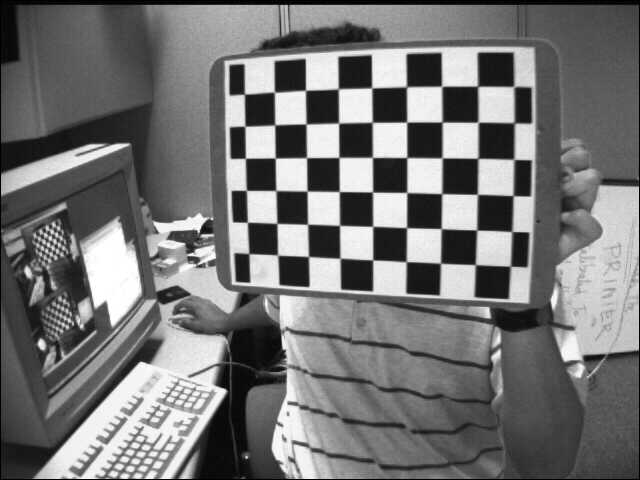
#> input picture 0312/calibration_images/left01.jpg, 640 x 480 px; its folder holds only this picture in this run
$ python 01.Calibration.py
#> lines starting #> are read from the running program, lines starting #| are printed output that depends on the picture; after the words box and inside, x2 and y2 are one past the last pixel; in counts of white or black regions, pixels touching at a corner belong together; long printed decimals are rounded
import cv2                   # OpenCV 라이브러리
import numpy as np           # 배열 처리를 위한 NumPy 라이브러리 불러오기
import glob                  # 파일 검색을 위한 glob 라이브러리 불러오기

# 체크보드 내부 코너 개수 (가로 9, 세로 6)
CHECKERBOARD = (9, 6)

# 체크보드 한 칸 실제 크기 (mm 단위)
square_size = 25.0

# 코너 정밀화 조건 : 반복 최대 30회, 정확도 0.001
criteria = (cv2.TERM_CRITERIA_EPS + cv2.TERM_CRITERIA_MAX_ITER, 30, 0.001)

# 실제 좌표 생성 (z=0, 평면)
objp = np.zeros((CHECKERBOARD[0]*CHECKERBOARD[1], 3), np.float32)  # 모든 점 초기화
objp[:, :2] = np.mgrid[0:CHECKERBOARD[0], 0:CHECKERBOARD[1]].T.reshape(-1, 2)  # x, y 좌표 설정
objp *= square_size

# 저장할 좌표
objpoints = []  # 3D 실제 좌표
imgpoints = []  # 2D 이미지 좌표

# 캘리브레이션에 사용할 이미지 불러오기
images = glob.glob("calibration_images/left*.jpg")  # left로 시작하는 모든 jpg 이미지

img_size = None # 이미지 크기 저장 변수

# -----------------------------
# 1. 체크보드 코너 검출
# -----------------------------
for fname in images:

    img = cv2.imread(fname) # 이미지 읽기
#> img is the input picture: shape (480, 640, 3); min 0, max 255, mean 116.6
    gray = cv2.cvtColor(img, cv2.COLOR_BGR2GRAY) # 그레이스케일로 변환 (코너 검출용)


    if img_size is None:
        img_size = gray.shape[::-1]  # 첫 번째 이미지 크기로 저장 (w, h)
#> img_size = (640, 480)

    # 체스보드 코너 찾기
    ret, corners = cv2.findChessboardCorners(gray, CHECKERBOARD, None)
#> ret = True; corners = 54 rows, first 8: [244.5, 94.33], [274.6, 92.24], [305.5, 90.4], [338.4, 88.84], [371.6, 87.98], [406.8, 86.92], [441.6, 86.37], [477.6, 86.38]

    if ret:  # 코너를 찾았다면
        objpoints.append(objp)  # 3D 실제 좌표 저장

        # 코너 정밀화
        corners2 = cv2.cornerSubPix(
            gray,       # 입력 이미지
            corners,    # 초기 코너 좌표
            (11,11),    # 검색 윈도우 크기
            (-1,-1),    # 검색 영역 없음
            criteria    # 정밀화 종료 조건
        )
#> corners2 = 54 rows, first 8: [244.4, 94.14], [274.4, 92.21], [305.5, 90.32], [338.3, 88.79], [371.7, 87.87], [406.5, 86.71], [441.6, 86.25], [477.6, 86.22]

        imgpoints.append(corners2)  # 2D 이미지 좌표 저장

        # 코너 시각화
        cv2.drawChessboardCorners(img, CHECKERBOARD, corners2, ret)
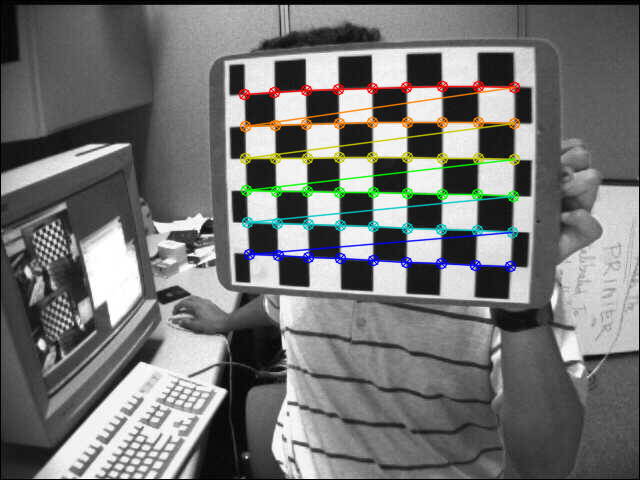
#> img: shape (480, 640, 3); 4.21% of pixels changed, all inside (x1, y1, x2, y2) = (238, 80, 521, 273)

        cv2.imshow("Corners", img)  # 코너 표시 이미지 보기
        cv2.waitKey(300)    #0.3초 대기

cv2.destroyAllWindows() # 모든 창 닫기

# -----------------------------
# 2. 카메라 캘리브레이션
# -----------------------------
ret, K, dist, rvecs, tvecs = cv2.calibrateCamera(
    objpoints,  # 3D 실제 좌표
    imgpoints,  # 2D 이미지 좌표
    img_size,   # 이미지 크기
    None,       # 초기 카메라 매트릭스 (자동 계산)
    None        # 초기 왜곡 계수 (자동 계산)
)
#> ret = 0.161; K = [[811.4, 0, 306.3], [0, 768.8, 314.7], [0, 0, 1]]; dist = [[-0.656, 0.296, -0.0603, 0.0206, -0.406]]; rvecs = ([0.252, 0.427, 0.0302],); tvecs = ([-47.08, -169.8, 587.5],)

print("Camera Matrix K:")   # 카메라 매트릭스 K 출력
print(K)
#| [[811.353   0.         306.305]
#|  [  0.         768.773 314.671 ]
#|  [  0.           0.           1.        ]]

print("\nDistortion Coefficients:") # 렌즈 왜곡 계수 출력
print(dist)
#| [[-0.6556   0.2957  -0.06027  0.02059 -0.4062]]

# -----------------------------
# 3. 왜곡 보정 시각화
# -----------------------------
for fname in images:

    img = cv2.imread(fname) # 이미지 읽기
    h, w = img.shape[:2]    # 이미지 높이, 너비
#> h = 480; w = 640

    # 렌즈 왜곡 계수 출력
    newcameramtx, roi = cv2.getOptimalNewCameraMatrix(
        K,  # 기존 카메라 행렬
        dist,   # 왜곡 계수
        (w,h),  # 이미지 크기
        1,      # 스케일 1 = 전체 영역
        (w,h)   # 출력 이미지 크기
    )
#> newcameramtx = [[580.9, 0, 334.3], [0, 541.3, 299], [0, 0, 1]]; roi = (80, 70, 517, 354)

    # 이미지 왜곡 보정
    dst = cv2.undistort(
        img,            # 원본 이미지
        K,              # 기존 카메라 행렬
        dist,           # 왜곡 계수
        None,           # 변환 행렬
        newcameramtx    # 새로운 카메라 행렬
    )
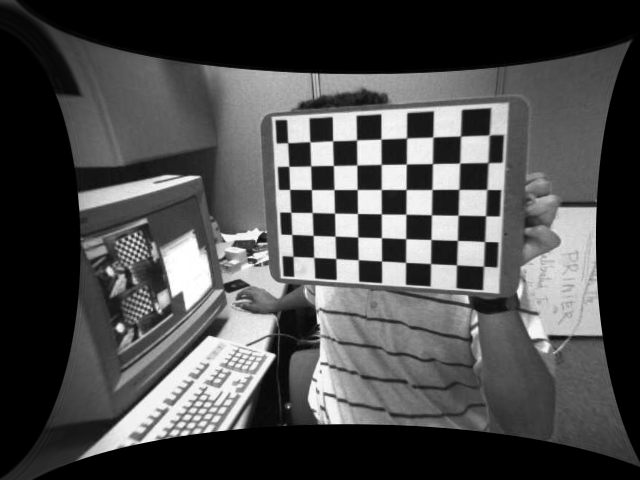
#> dst: shape (480, 640, 3); min 0, max 255, mean 75.3

    # 결과 비교
    cv2.imshow("Original", img)     # 원본 이미지 보기
    cv2.imshow("Undistorted", dst)  # 보정된 이미지
    cv2.waitKey(0)                  # 키 입력 대기

cv2.destroyAllWindows()              # 모든 창 닫기

$ run again, on 0312/calibration_images/left05.jpg
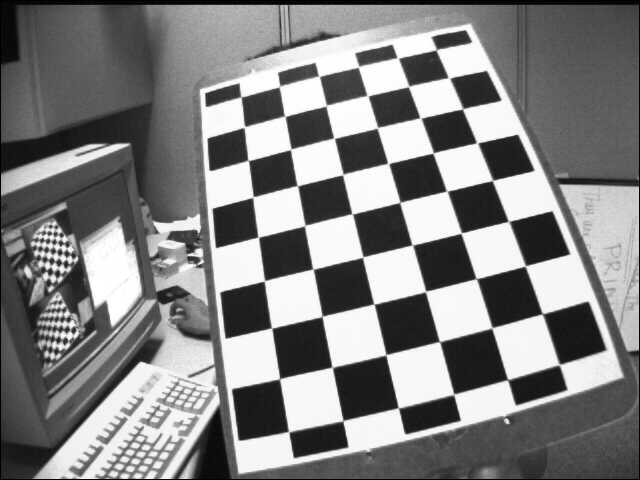
#> input picture 0312/calibration_images/left05.jpg, 640 x 480 px
#> img is the input picture: shape (480, 640, 3); min 0, max 255, mean 129.8
#> `ret, corners = cv2.findChessboardCorners(gray, CHECKERBOARD, None)`: ret = True; corners = 54 rows, first 8: [435.9, 50.23], [450, 78.54], [462.7, 108.8], [476.5, 142.8], [492.5, 180.5], [508.4, 221.1], [525.3, 265.9], [542.1, 313.6]
#> corners2 = 54 rows, first 8: [436.3, 49.72], [449, 77.82], [462.6, 108.7], [477.1, 142.9], [492.5, 180.4], [508.7, 221.4], [525.3, 265.9], [542.4, 313.8]
#> `cv2.drawChessboardCorners(img, CHECKERBOARD, corners2, ret)`:
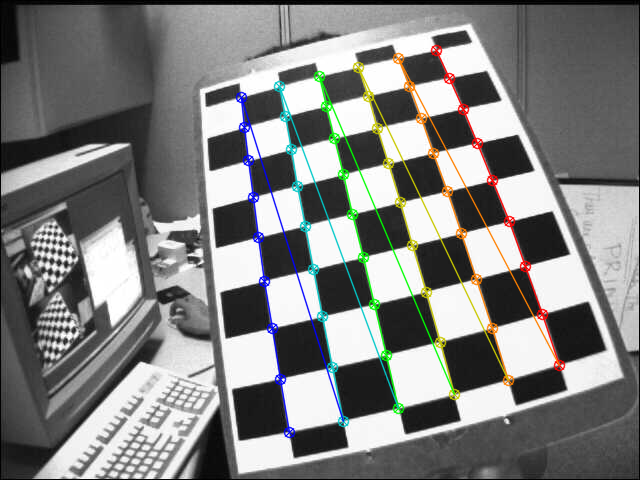
#> img: shape (480, 640, 3); 4.88% of pixels changed, all inside (x1, y1, x2, y2) = (235, 44, 566, 439)
#> `ret, K, dist, rvecs, tvecs = cv2.calibrateCamera( objpoints,`: ret = 0.143; K = [[639.5, 0, 320.2], [0, 651.5, 193.3], [0, 0, 1]]; dist = [[-0.412, -0.0341, 0.027, 0.0148, 0.431]]; rvecs = ([-0.361, 0.527, 1.3],); tvecs = ([71.82, -88.53, 380.3],)
#| [[639.458   0.         320.195]
#|  [  0.         651.460 193.277]
#|  [  0.           0.           1.        ]]
#| [[-0.412 -0.03405  0.027  0.01479   0.431  ]]
#> newcameramtx = [[521, 0, 334.1], [0, 536.2, 210.7], [0, 0, 1]]; roi = (26, 40, 593, 418)
#> `dst = cv2.undistort( img,`:
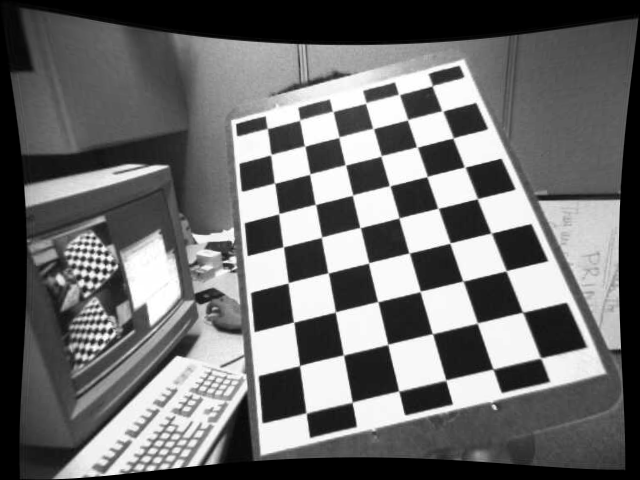
#> dst: shape (480, 640, 3); min 0, max 255, mean 108.8

$ run again, on 0312/calibration_images/left06.jpg
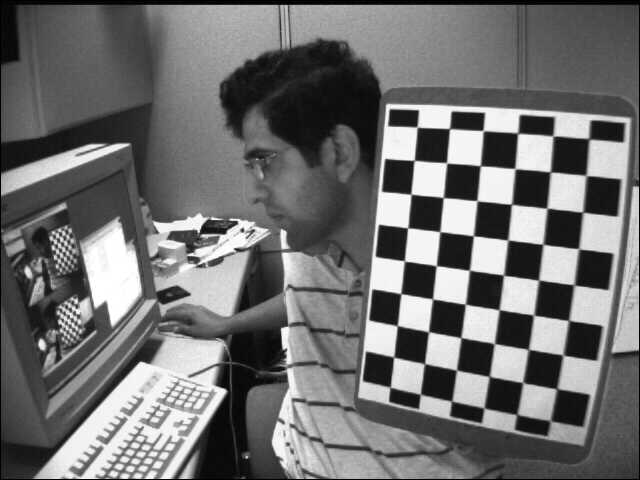
#> input picture 0312/calibration_images/left06.jpg, 640 x 480 px
#> img is the input picture: shape (480, 640, 3); min 0, max 255, mean 111.6
#> `ret, corners = cv2.findChessboardCorners(gray, CHECKERBOARD, None)`: ret = True; corners = 54 rows, first 8: [589.1, 139], [586.5, 175.8], [582, 212.4], [578.4, 248.2], [574.2, 284.7], [568.5, 320.2], [561.9, 355.4], [556.5, 388.5]
#> corners2 = 54 rows, first 8: [588.9, 138.7], [586.1, 175.5], [582.7, 212.2], [578.7, 248.8], [574, 284.9], [568.7, 320.6], [563, 355], [556.8, 388.8]
#> `cv2.drawChessboardCorners(img, CHECKERBOARD, corners2, ret)`:
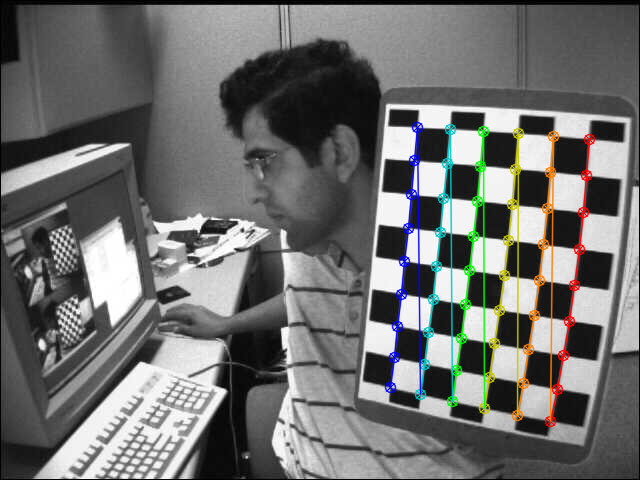
#> img: shape (480, 640, 3); 4.27% of pixels changed, all inside (x1, y1, x2, y2) = (384, 121, 596, 428)
#> `ret, K, dist, rvecs, tvecs = cv2.calibrateCamera( objpoints,`: ret = 0.129; K = [[638.5, 0, 274.7], [0, 644.8, 221.8], [0, 0, 1]]; dist = [[-0.377, 0.0417, -9.77e-05, 0.0319, 0.101]]; rvecs = ([0.483, 0.397, 1.63],); tvecs = ([211.1, -56.21, 406.4],)
#| [[638.450   0.         274.706]
#|  [  0.         644.821 221.782]
#|  [  0.           0.           1.        ]]
#| [[-3.76940141e-01  4.17449793e-02 -9.76627187e-05  3.18911428e-02
#|    1.01376989e-01]]
#> newcameramtx = [[518.6, 0, 300.3], [0, 508.1, 217.7], [0, 0, 1]]; roi = (42, 35, 578, 400)
#> `dst = cv2.undistort( img,`:
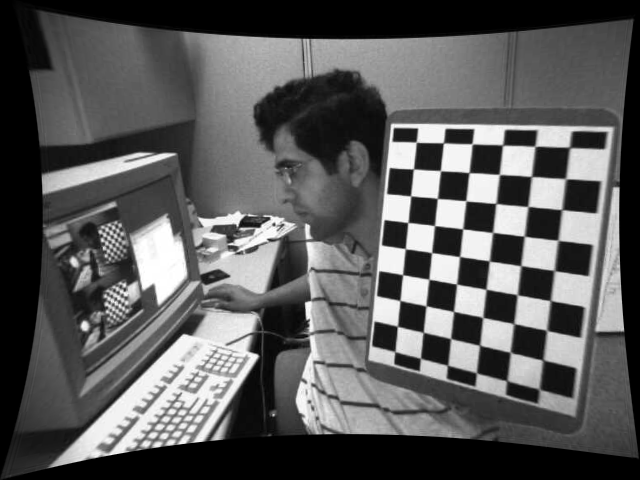
#> dst: shape (480, 640, 3); min 0, max 255, mean 89.4

$ run again, on 0312/calibration_images/left07.jpg
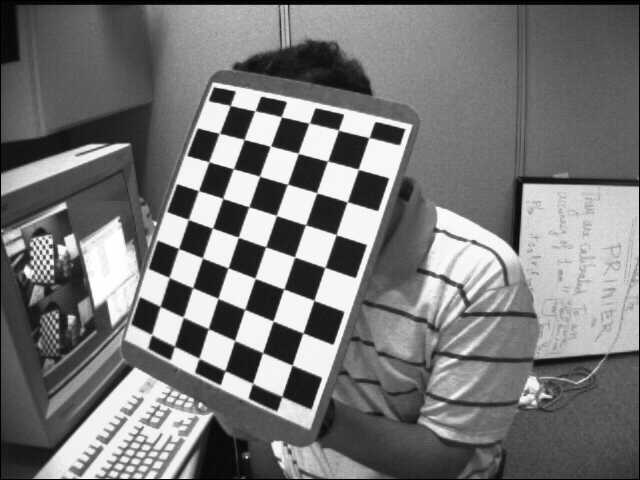
#> input picture 0312/calibration_images/left07.jpg, 640 x 480 px
#> img is the input picture: shape (480, 640, 3); min 0, max 255, mean 119.5
#> `ret, corners = cv2.findChessboardCorners(gray, CHECKERBOARD, None)`: ret = True; corners = 54 rows, first 8: [368.8, 137.9], [358.2, 169.3], [347.2, 202.1], [336.2, 234.5], [324.8, 267.4], [314.1, 300.2], [303.2, 333.1], [292.2, 365]
#> corners2 = 54 rows, first 8: [369, 137.6], [358.3, 169.3], [347.2, 201.9], [336.1, 234.7], [324.9, 267.4], [313.9, 300.3], [303, 332.9], [292.1, 365.2]
#> `cv2.drawChessboardCorners(img, CHECKERBOARD, corners2, ret)`:
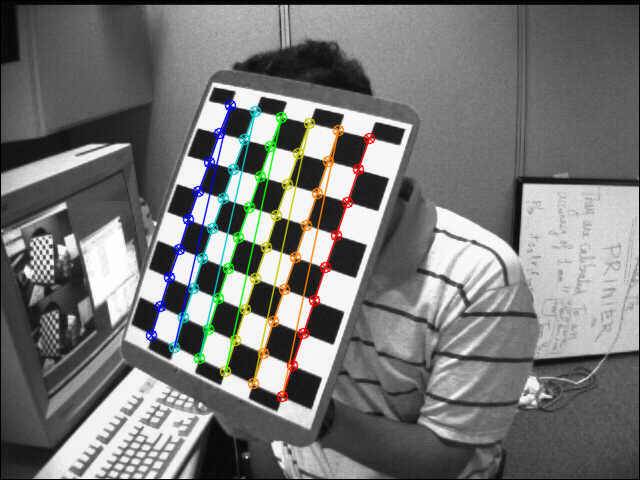
#> img: shape (480, 640, 3); 4% of pixels changed, all inside (x1, y1, x2, y2) = (145, 99, 376, 403)
#> `ret, K, dist, rvecs, tvecs = cv2.calibrateCamera( objpoints,`: ret = 0.182; K = [[715.8, 0, 331.1], [0, 695.3, 180.1], [0, 0, 1]]; dist = [[-0.699, 2.73, 0.0316, 0.0155, -9.38]]; rvecs = ([0.198, 0.467, 1.84],); tvecs = ([27.28, -31.5, 510.6],)
#| [[715.825   0.         331.050]
#|  [  0.         695.279  180.078]
#|  [  0.           0.           1.        ]]
#| [[-0.6991  2.731   0.03155  0.01553 -9.376]]
#> newcameramtx = [[415.2, 0, 418.1], [0, 356.7, 274.1], [0, 0, 1]]; roi = (226, 182, 371, 246)
#> `dst = cv2.undistort( img,`:
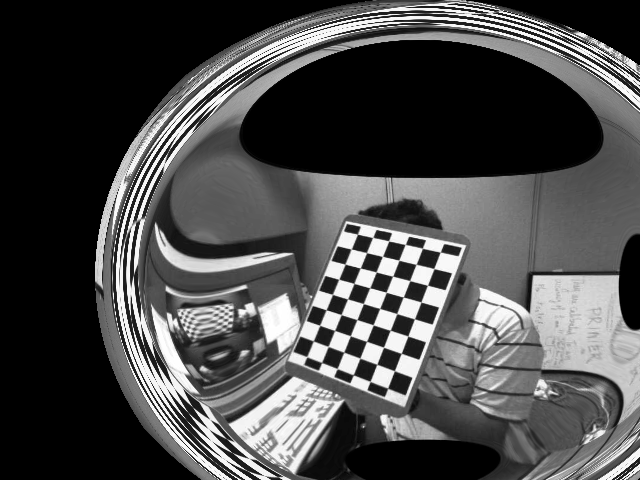
#> dst: shape (480, 640, 3); min 0, max 255, mean 75.1

$ run again, on 0312/calibration_images/left02.jpg
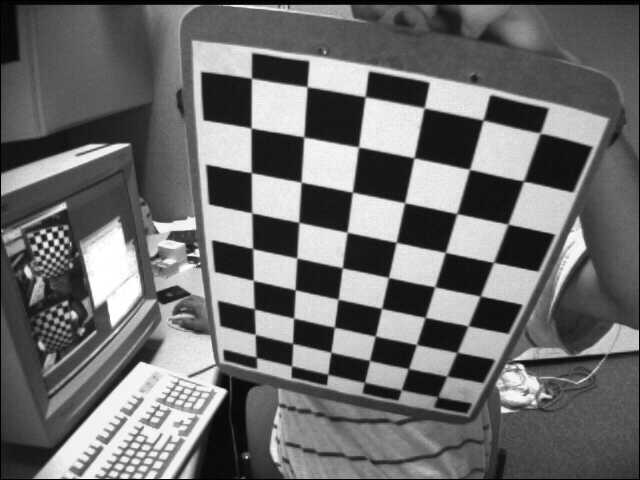
#> input picture 0312/calibration_images/left02.jpg, 640 x 480 px
#> img is the input picture: shape (480, 640, 3); min 0, max 255, mean 109
#> `ret, corners = cv2.findChessboardCorners(gray, CHECKERBOARD, None)`: ret = True; corners = 54 rows, first 8: [256.6, 357.4], [255.3, 334.5], [254.8, 309], [253.3, 280.1], [252.5, 248], [251.8, 212.8], [251.2, 172.5], [251.4, 128.3]
#> corners2 = 54 rows, first 8: [256.4, 362.4], [255.2, 334.4], [254.3, 308.9], [253.3, 280.4], [252.6, 248.6], [251.8, 212.8], [251.3, 172.7], [251.1, 128]
#> `cv2.drawChessboardCorners(img, CHECKERBOARD, corners2, ret)`:
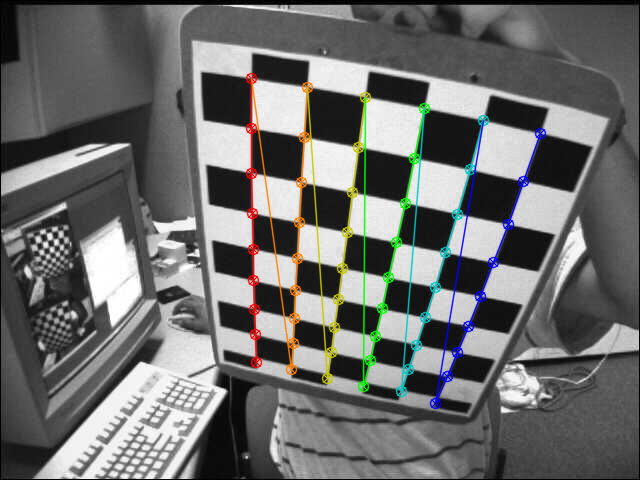
#> img: shape (480, 640, 3); 4.44% of pixels changed, all inside (x1, y1, x2, y2) = (245, 72, 547, 410)
#> `ret, K, dist, rvecs, tvecs = cv2.calibrateCamera( objpoints,`: ret = 1.09; K = [[523, 0, 332.5], [0, 525.6, 254.4], [0, 0, 1]]; dist = [[-0.0743, -0.899, 0.0186, -0.00871, 2.25]]; rvecs = ([0.441, 0.686, -1.33],); tvecs = ([-52.06, 70.1, 352.9],)
#| [[523.025   0.         332.550 ]
#|  [  0.         525.582 254.369]
#|  [  0.           0.           1.        ]]
#| [[-0.07435 -0.8993  0.01859 -0.008707  2.253 ]]
#> newcameramtx = [[507.3, 0, 325.7], [0, 499.6, 261.4], [0, 0, 1]]; roi = (56, 52, 554, 400)
#> `dst = cv2.undistort( img,`:
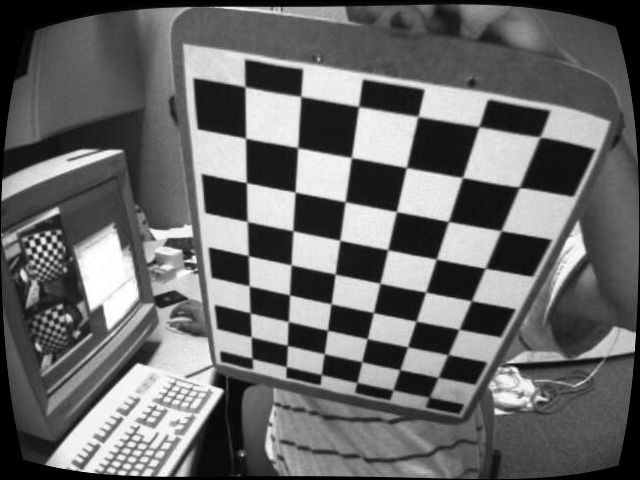
#> dst: shape (480, 640, 3); min 0, max 255, mean 105.4
